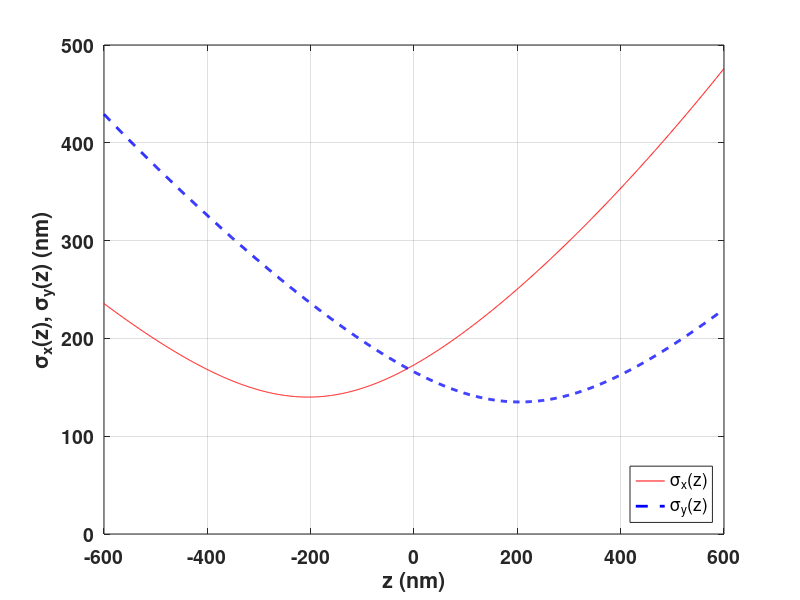

Write MATLAB code to recreate this figure. (Note: this script raises an error after producing the figure.)
%%%%%%%%%%%%%%%%%%%%%%%%%%%%%%%%%%%%%%%%%%%%%%%%%%%%%%%%%%%%%%%%%%%%%%
% SolnBenchmark: AS3D_MEMF_HTR 
% (1) Astigmatic - PSF
% (2) 3D - emitter locations 
% (3) ME - Multiple Emitter localization 
% (4) MF - from a data movie of multiple frame
% (5) HTR - High temporal resolution 
% (6) 3 data movies are synthesized with adjacent emitter distances of 40, 
%     30, 20 nm 
% (7) b  - mean of Poisson noise (autofluorescence) (photons/s/nm^2) 
%     mu - mean of Gaussian noise (photons/s/nm^2)
%     G  - variance of Gaussian noise (photons/s/nm^2) 
%
% References
% [1] Y. Sun, "Localization precision of stochastic optical localization 
% nanoscopy using single frames," J. Biomed. Optics, vol. 18, no. 11, pp. 
% 111418-14, Oct. 2013.
% [2] Y. Sun, "Root mean square minimum distance as a quality metric for
% stochastic optical localization nanoscopy images," Sci. Reports, vol. 8, 
% no. 1, pp. 17211, Nov. 2018.
% [3] Y. Sun, "Spatiotemporal resolution as an information theoretical 
% property of stochastic optical localization nanoscopy," 2020 Quantitative 
% BioImaging Conf., QBI 2020, Oxford, UK, Jan. 6-9, 2020.
% 
% Yi Sun
% Electrical Engineering Department
% The City College of City University of New York
% E-mail: ysun@ccny.cuny.edu
% 03/07/2020
%%%%%%%%%%%%%%%%%%%%%%%%%%%%%%%%%%%%%%%%%%%%%%%%%%%%%%%%%%%%%%%%%%%%%%

clear
%% Emitter distance: choose one of three
 eD=40 ;             % nm 
% eD=30 ;             % nm 
% eD=20 ;             % nm 
%% Intialization 
rng('default') ; 
key=433500 ;          % key for random number generators
key=key+eD ; 
rng(key) ; 
fprintf(1,'Emitter lateral distance: %d (nm) \n',eD) ; 
%% Optical system: 3D astigmatic PSF
c=205 ;
d=290 ;         % depth of microscope
sigmax0=280/2 ; Ax=0.05 ; Bx=0.03 ;   % nm
sigmay0=270/2 ; Ay=-0.01 ; By=0.02 ;	% 
%% show sigmax, sigmay vs. z
z=-600:600 ;
sigmax=sigmax0*(1+(z+c).^2/d^2+Ax*(z+c).^3/d^3+Bx*(z+c).^4/d^4).^0.5 ;
sigmay=sigmay0*(1+(z-c).^2/d^2+Ay*(z-c).^3/d^3+By*(z-c).^4/d^4).^0.5 ;
figure
lg=plot(z,sigmax,'r-',z,sigmay,'b--','LineWidth',2) ;
axis([-600 600 0 500])
grid on
set(gca,'FontSize',14,'FontWeight','bold') ;
legend(lg,'\sigma_x(z)','\sigma_y(z)','Location','southeast')
xlabel('z (nm)')
ylabel('\sigma_x(z), \sigma_y(z) (nm)')
%% Frame 
% sample is located at [0,Lx]x[0,Ly]x[-Lz,Lz]
Lx=2^11 ; 
Ly=Lx ;               % frame size in nm
Dx=2^7 ; Dy=2^7 ;     % pixel size of cammera
Kx=Lx/Dx ; Ky=Ly/Dy ; % frame size in pixels
Lz=400 ;              % 2xLz - axial depth in nm
%% Emitter intensity and signal to noise ratio
Dt=0.01 ;             % second, time per frame (1/Dt is frame rate) 
Ih=300000 ;           % average number of detected photons per emitter per second
DtIh=Dt*Ih ;          % photon count per frame per emitter 
% 'mediumSNR'         % r=1/(1/rp+1/rg), 10*log10(r)=57.78 (dB)
b=0.3 ;               % rp=Ih/b, 10*log10(rp)=60.00 (dB)
G=0.2 ;               % rg=Ih/G, 10*log10(rg)=61.76 (dB)
rp=Ih/b ;             % SPNR (nm^2/emitter) 
SPNR=10*log10(rp) ;   % SPNR (dB)
rg=Ih/G ;             % SGNR (nm^2/emitter) 
SGNR=10*log10(rg) ;   % SGNR (dB)
r=rp*rg/(rp+rg) ;     % total SNR (nm^2/emitter) 
SNR=10*log10(r) ;     % total SNR (dB)
mu=0.5 ;              % mean of Gaussian noise (photons/s/nm^2)
%% Emitter locations - ground truth
fprintf(1,'Emitter locations: \n') ;
M=250 ; 
beta=4 ; phi=0.1 ;    % helix parameters 
xy1=zeros(3,M) ; 
t=zeros(1,M) ; 
m=1 ; t(m)=2 ;        % 1st emitter locaiton
xy1(:,m)=[beta*t(m)*cos(phi*t(m))  
          beta*t(m)*sin(phi*t(m))
          -Lz+(m-0.5)*(2*Lz/M)] ; 
for m=2:M
  if mod(m,10)==0||m==1
    fprintf(1,'M=%3d m=%3d \n',M,m) ;
  end
  syms t0
  St=vpasolve((beta*t0*cos(phi*t0)-xy1(1,m-1))^2+(beta*t0*sin(phi*t0)-xy1(2,m-1))^2==eD^2,t0,t(m-1)+0.1) ;
  t(m)=St ;
  xy1(:,m)=[beta*t(m)*cos(phi*t(m)) 
            beta*t(m)*sin(phi*t(m))
            -Lz+(m-0.5)*(2*Lz/M)] ; 
end
phi_=2*pi*rand ;        % random initial position in lateral plane
xy_=[cos(phi_) -sin(phi_) 
     sin(phi_) cos(phi_)]*xy1(1:2,:)+2*randn(2,1) ; 
xy_=xy_+[Lx/2 ; Ly/2] ; % adjust to frame center in lateral plane
xyz=[xy_ ; xy1(3,:)] ; 
% show emitter locations
figure 
plot3(xyz(1,:),xyz(2,:),xyz(3,:),'r*') ; 
axis([0 Lx 0 Ly -Lz Lz]) ; 
% save emitter locations 
xyz0=xyz' ;             % ground truth emitter locaitons 
filename_xyz0=strcat('3DAS_MEMF_HTR_eD',num2str(eD),'nm_xyz0','.txt') ; 
save(filename_xyz0,'-ascii','xyz0') ;

%% Emitter activations
N=200 ;     % Temporal resolution (TR): N*Dt=2 sec
Nape=12 ;   % Average # of activations per emitter in data movie
            % =(1-p0)*N ; ensure each emitter is activated at least once 
J=4 ;       % Maximum state
r01=0.5 ;   r02=0.7 ;   r03=0.8 ;   r04=1.0 ; 
r21=1-r01 ; r32=1-r02 ; r43=1-r03 ;  
r00=1-Nape/((N-Nape)*(1+r21+r21*r32+r21*r32*r43)) ; % =0.9620
r10=1-r00 ; 
R=[r00 r01 r02 r03 r04 % matrix of state transition probabilities
   r10 0   0   0   0
   0   r21 0   0   0
   0   0   r32 0   0
   0   0   0   r43 0] ;
den=1+r10+r10*r21+r10*r21*r32+r10*r21*r32*r43 ; 
p0=1/den ;        % =0.9400, probability of de-activation
Naae=(1-p0)*M ;   % =Nape*M/N=15, average # of activated emitters/frame
pd=1-(1-p0^N)^M ; % =1.0551e-03, probability that at least one emitter 
                  % is not activated in data movie
c0=zeros(M,N+1) ; % states of Markov chains in data movie
for n=2:N+1
  for m=1:M
    c0(m,n)=(c0(m,n-1)+1)*(1-(rand<R(1,c0(m,n-1)+1))) ; % state transitions
  end
end
ca=c0(:,2:N+1) ;   % remove initial all-0 state
if sum(ca(:,1))==0 % avoid all zeros in 1st frame!
  ca(1,1)=1 ; 
end

%% Generate and save a data movie
fprintf(1,'Generate a data movie: \n') ; 
a=(ca~=0) ;     % a(m,n)=1 if activated; a(m,n)=0 otherwise  
                % sum(sum(a')==0): # of emitters never activated 
Na=sum(a) ;     % number of activated emitters in nth frame
xyzActive=zeros(3,M,N) ; % activated emitter locations in nth frame
ma=zeros(M,N) ; % index of activated emitters in a frame 
for n=1:N
  p=0 ; 
  if Na(n)>0
    for m=1:M
      if a(m,n)
        p=p+1 ;
        xyzActive(:,p,n)=xyz(:,m) ;
        ma(p,n)=m ;               % mth emitter is actived in nth frame
      end
    end
  end
  U=AS3D_Frame(c,d,sigmax0,Ax,Bx,sigmay0,Ay,By,Kx,Ky,Dx,Dy,Dt,Ih,b,mu,G,xyzActive(:,1:p,n)) ;
  U16=uint16(U) ;
  filename_Frame=strcat('3DAS_MEMF_HTR_eD',num2str(eD),'nm_Frame',num2str(n),'.tif') ;
  imwrite(U16,filename_Frame) ;       % save data frame
  if mod(n,10)==0||n==1
    fprintf(1,'eD=%2d N=%3d n=%3d Na=%d \n',eD,N,n,Na(n)) ;
  end
end

%% Read 10th data frame
Fig=figure('Position',[400 200 400 400],'Color',[1 1 1]) ;
filename_Frame=strcat('3DAS_MEMF_HTR_eD',num2str(eD),'nm_Frame',num2str(10),'.tif') ;
U16=imread(filename_Frame); % read 10th data frame 
U=double(U16) ; 
show8bimage(U,'Yes','gray','No') ;  % show data frame

%% Save 10th data frame as a 8-bit PNG for show
Umax=max(max(U)) ; Umin=min(min(U)) ; 
U8=upsample2D(8,8,U) ;
U88=uint8(255*(U8-Umin)/(Umax-Umin)) ;
filename_Frame=strcat('3DAS_MEMF_HTR_eD',num2str(eD),'nm_Frame',num2str(10),'.png') ;
imwrite(U88,filename_Frame) ; % save data frame 

%% Localization by the UGIA-M and UGIA-F estimators 
fprintf(1,'UGIA-M and UGIA-F estimators: \n') ; 
[xyzM,xyzF,FF,FF_]=AS3D_UGIA_MF(c,d,sigmax0,Ax,Bx,sigmay0,Ay,By,Kx,Ky,Dx,Dy,Dt,Ih,b,G,xyz,a) ;
%% Calculate RMSMD and show sequence
Fig=figure('Position',[400 50 600 600],'Color',[1 1 1]) ;
sft=0.07 ; 
xyzFa=zeros(3,sum(Na)) ; 
RMSMD_M=zeros(1,N) ; 
RMSMD_F=zeros(1,N) ; 
pF=0 ;                  % number of activated emitters from 1st to nth frames
Ia=uint8(zeros(M,1)) ;  % indices of activated emitter of a movie
for n=1:N
% 
  Figa=subplot(2,2,1) ;
  whitebg([0 0 0]) ;
  show8bNanoscopyImage(xyz(1:2,:),Lx,Ly,1,1,7,'Yes','gray','No') ; hold on
  plot(xyzActive(1,1:Na(n),n),xyzActive(2,1:Na(n),n),'r.') ;
  plot([100 400],Ly-[100 100],'w-',[100 100],Ly-[100-30 100+30],'w-',[400 400],Ly-[100-30 100+30],'w-') ;
  hold off
  text(105,Ly-200,'300 nm','Color','white') % ,'FontSize',8)
  axis([0 Lx 0 Ly])
  set(gca,'XTick',[]) ; % Turn off X and Y ticks
  set(gca,'YTick',[]) ;
  axis off
  set(Figa,'OuterPosition',[-sft,0.5-(1-0.25)*sft+0.005,0.5+1.25*sft,0.5+1.25*sft]);
%
  Figb=subplot(2,2,2) ;
  filename_Frame=strcat('3DAS_MEMF_HTR_eD',num2str(eD),'nm_Frame',num2str(n),'.tif') ;
  V16=imread(filename_Frame); % read 10th data frame
  V=double(V16) ;
  show8bimage(V,'Yes','gray','No') ;
  text(1,15.5,compose('TR=%5.2f (sec)',Dt*n),'Color','white') %,'FontSize',8)
  axis off
  set(gca,'XTick',[]) ; % Turn off X and Y ticks
  set(gca,'YTick',[]) ;
  set(Figb,'OuterPosition',[0.5-(1-0.25)*sft+0.0115,0.5-(1-0.25)*sft+0.005,0.5+1.25*sft,0.5+1.25*sft]);
%
  Figc=subplot(2,2,3) ; % show current estimated locations
  Ia=(Ia | a(:,n)) ;
  pM=sum(Ia) ;        % # of emitters that were activated at least once in frames 1 to  n
  [RMSMD_M(n),~]=RMSMD(xyzM(:,1:pM,n),xyz) ;
  show8bNanoscopyImage(xyzM(1:2,1:pM,n),Lx,Ly,1,1,7,'Yes','gray','No') ;
  text(0.5*Dx,1*Dy,'UGIA-M','Color','white') %,'FontSize',8)
  text(0.5*Dx,15*Dy,compose('RMSMD=%4.2f (nm)',RMSMD_M(n)),'Color','white') %,'FontSize',8)
  set(gca,'XTick',[]) ; % Turn off X and Y ticks
  set(gca,'YTick',[]) ;
  axis off
  set(Figc,'OuterPosition',[-sft,-sft+0.01,0.5+1.25*sft,0.5+1.25*sft]);
%
  Figd=subplot(2,2,4) ; % show all estimated locations
  xyzFa(:,pF+1:pF+Na(n))=xyzF(:,1:Na(n),n) ;  % No action if Na(n)=0
  pF=pF+Na(n) ;         % # of locations in frames 1 to n
  % remove estimated locations outside [0,Lx]x[0,Ly]x[-Lz,Lz] !
  xyzT=zeros(3,pF) ;    
  p=0 ;                 % # of estimated locations inside [0,Lx]x[0,Ly]x[-Lz,Lz]
  for i=1:pF
    if xyzFa(1,i)>=0&&xyzFa(1,i)<=Lx ...
       &&xyzFa(2,i)>=0&&xyzFa(2,i)<=Ly ...
       &&xyzFa(3,i)>=-Lz&&xyzFa(3,i)<=Lz
      p=p+1 ;
      xyzT(:,p)=xyzFa(:,i) ; 
    end
  end
  [RMSMD_F(n),~]=RMSMD(xyzT(:,1:p),xyz) ;
  %[RMSMD_F(n),~]=RMSMD(xyzFa(:,1:pF),xyz) ;
  show8bNanoscopyImage(xyzFa(1:2,1:pF),Lx,Ly,1,1,7,'Yes','gray','No') ;
  text(0.5*Dx,1*Dy,'UGIA-F','Color','white') %,'FontSize',8)
  text(0.5*Dx,15*Dy,compose('RMSMD=%4.2f (nm)',RMSMD_F(n)),'Color','white') %,'FontSize',8)
  set(gca,'XTick',[]) ; % Turn off X and Y ticks
  set(gca,'YTick',[]) ;
  axis off
  set(Figd,'OuterPosition',[0.5-(1-0.25)*sft+0.0115,-sft+0.01,0.5+1.25*sft,0.5+1.25*sft]);
  getframe(gcf) ;
  fprintf(1,'eD=%2d N=%3d n=%3d pM=%d pF=%d p=%d \n',eD,N,n,pM,pF,p) ;
end

%% Show RMSMDs
figure
whitebg([1 1 1]) ;
lg=loglog(Dt*(1:N),RMSMD_M,'r-',Dt*(1:N),RMSMD_F,'k-') ;
axis([0.01 N*Dt 1 1e3])
legend(lg,'UGIA-M','UGIA-F') ; 
ylabel('RMSMD (nm)') ; 
xlabel('Temporal resolution (s)') ; 

%% Show SOLN images
figure
plot3(xyzF(1,1:pF),xyzF(2,1:pF),xyzF(3,1:pF),'g+') ; hold on
plot3(xyzM(1,1:pM,n),xyzM(2,1:pM,n),xyzM(3,1:pM,n),'bx') ; 
plot3(xyz(1,:),xyz(2,:),xyz(3,:),'r*') ; 
hold off
axis([0 Lx 0 Ly -Lz Lz]) ; 

%% Results: RMSMD vs emitter distance 
% M=250; N=200; TR=2 sec
% pM: # of emitters activated at least once in a movie
% Distance: 40      30      20      Average (nm)
% pM:       250     250     250     
% UGIA-M:   8.82    8.69    9.20    8.90
% UGIA-F:   110.03  133.76  178.14  140.64 
% Average RMSMD-M: mean([8.82    8.69    9.20])
% Average RMSMD-F: mean([110.03  133.76  178.14])
